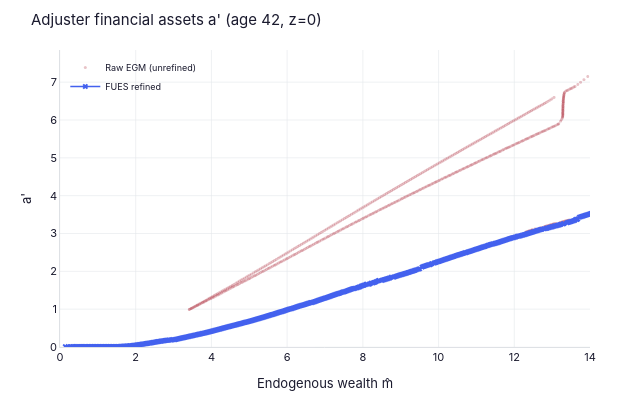
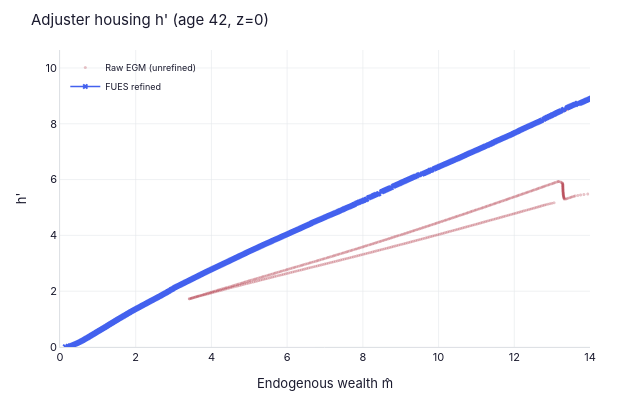
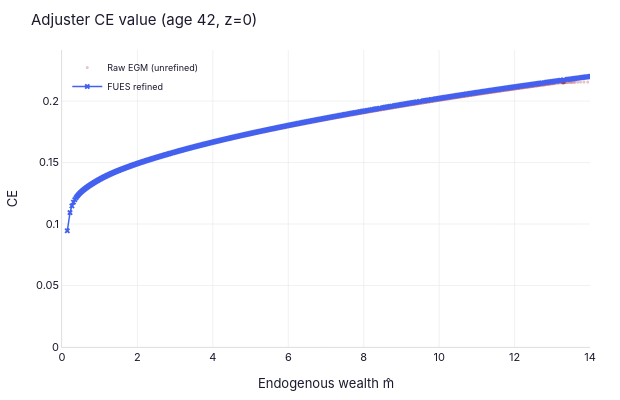

Here is the notebook cell these charts were saved with, in order:
### Code cell
# ── Interactive plotly (zoom/pan to inspect dense crossings) ──
try:
    from examples.durables.outputs import nb_plot_adjuster_egm_interactive
    fig_a, fig_h, fig_v = nb_plot_adjuster_egm_interactive(
        results['FUES']['nest'], results['FUES']['grids'], plot_t=42, i_z=0)
    fig_a.show()
    fig_h.show()
    fig_v.show()
except Exception as e:
    print(f'Interactive plots skipped: {e}')

### Figure 1 — Plotly figure (JSON) as saved in the notebook; plotly's stock layout.template omitted (floating-point values rounded to 4 significant figures; data arrays with more than 128 entries replaced by an {"elided": "..."} marker saying what was removed)
{"data": [{"marker": {"color": "#b23a48", "opacity": 0.3, "size": 3}, "mode": "markers", "name": "Raw EGM (unrefined)", "type": "scattergl", "x": {"elided": "1209 float values"}, "y": {"elided": "1209 float values"}}, {"line": {"color": "#4361ee", "width": 1.5}, "marker": {"color": "#4361ee", "size": 5, "symbol": "x"}, "mode": "lines+markers", "name": "FUES refined", "type": "scattergl", "x": {"elided": "584 float values"}, "y": {"elided": "584 float values"}}], "layout": {"dragmode": "zoom", "font": {"color": "#1a1a2e", "family": "Inter, Helvetica Neue, Arial, sans-serif", "size": 11}, "height": 400, "legend": {"bgcolor": "rgba(0,0,0,0)", "borderwidth": 0, "font": {"size": 9}, "x": 0.01, "y": 0.99}, "margin": {"b": 40, "l": 60, "r": 30, "t": 50}, "paper_bgcolor": "#ffffff", "plot_bgcolor": "#ffffff", "title": {"text": "Adjuster financial assets a' (age 42, z=0)"}, "width": 620, "xaxis": {"gridcolor": "#e5e7eb", "gridwidth": 0.6, "linecolor": "#d1d5db", "linewidth": 0.8, "range": [0, 14], "tickfont": {"color": "#1a1a2e"}, "title": {"font": {"color": "#1a1a2e"}, "text": "Endogenous wealth m̂"}, "zerolinecolor": "#e5e7eb"}, "yaxis": {"gridcolor": "#e5e7eb", "gridwidth": 0.6, "linecolor": "#d1d5db", "linewidth": 0.8, "rangemode": "tozero", "tickfont": {"color": "#1a1a2e"}, "title": {"font": {"color": "#1a1a2e"}, "text": "a'"}, "zerolinecolor": "#e5e7eb"}}}

### Figure 2 — Plotly figure (JSON) as saved in the notebook; plotly's stock layout.template omitted (floating-point values rounded to 4 significant figures; data arrays with more than 128 entries replaced by an {"elided": "..."} marker saying what was removed)
{"data": [{"marker": {"color": "#b23a48", "opacity": 0.3, "size": 3}, "mode": "markers", "name": "Raw EGM (unrefined)", "type": "scattergl", "x": {"elided": "1209 float values"}, "y": {"elided": "1209 float values"}}, {"line": {"color": "#4361ee", "width": 1.5}, "marker": {"color": "#4361ee", "size": 5, "symbol": "x"}, "mode": "lines+markers", "name": "FUES refined", "type": "scattergl", "x": {"elided": "584 float values"}, "y": {"elided": "584 float values"}}], "layout": {"dragmode": "zoom", "font": {"color": "#1a1a2e", "family": "Inter, Helvetica Neue, Arial, sans-serif", "size": 11}, "height": 400, "legend": {"bgcolor": "rgba(0,0,0,0)", "borderwidth": 0, "font": {"size": 9}, "x": 0.01, "y": 0.99}, "margin": {"b": 40, "l": 60, "r": 30, "t": 50}, "paper_bgcolor": "#ffffff", "plot_bgcolor": "#ffffff", "title": {"text": "Adjuster housing h' (age 42, z=0)"}, "width": 620, "xaxis": {"gridcolor": "#e5e7eb", "gridwidth": 0.6, "linecolor": "#d1d5db", "linewidth": 0.8, "range": [0, 14], "tickfont": {"color": "#1a1a2e"}, "title": {"font": {"color": "#1a1a2e"}, "text": "Endogenous wealth m̂"}, "zerolinecolor": "#e5e7eb"}, "yaxis": {"gridcolor": "#e5e7eb", "gridwidth": 0.6, "linecolor": "#d1d5db", "linewidth": 0.8, "rangemode": "tozero", "tickfont": {"color": "#1a1a2e"}, "title": {"font": {"color": "#1a1a2e"}, "text": "h'"}, "zerolinecolor": "#e5e7eb"}}}

### Figure 3 — Plotly figure (JSON) as saved in the notebook; plotly's stock layout.template omitted (floating-point values rounded to 4 significant figures; data arrays with more than 128 entries replaced by an {"elided": "..."} marker saying what was removed)
{"data": [{"marker": {"color": "#b23a48", "opacity": 0.3, "size": 3}, "mode": "markers", "name": "Raw EGM (unrefined)", "type": "scattergl", "x": {"elided": "1209 float values"}, "y": {"elided": "1209 float values"}}, {"line": {"color": "#4361ee", "width": 1.5}, "marker": {"color": "#4361ee", "size": 5, "symbol": "x"}, "mode": "lines+markers", "name": "FUES refined", "type": "scattergl", "x": {"elided": "584 float values"}, "y": {"elided": "584 float values"}}], "layout": {"dragmode": "zoom", "font": {"color": "#1a1a2e", "family": "Inter, Helvetica Neue, Arial, sans-serif", "size": 11}, "height": 400, "legend": {"bgcolor": "rgba(0,0,0,0)", "borderwidth": 0, "font": {"size": 9}, "x": 0.01, "y": 0.99}, "margin": {"b": 40, "l": 60, "r": 30, "t": 50}, "paper_bgcolor": "#ffffff", "plot_bgcolor": "#ffffff", "title": {"text": "Adjuster CE value (age 42, z=0)"}, "width": 620, "xaxis": {"gridcolor": "#e5e7eb", "gridwidth": 0.6, "linecolor": "#d1d5db", "linewidth": 0.8, "range": [0, 14], "tickfont": {"color": "#1a1a2e"}, "title": {"font": {"color": "#1a1a2e"}, "text": "Endogenous wealth m̂"}, "zerolinecolor": "#e5e7eb"}, "yaxis": {"gridcolor": "#e5e7eb", "gridwidth": 0.6, "linecolor": "#d1d5db", "linewidth": 0.8, "rangemode": "tozero", "tickfont": {"color": "#1a1a2e"}, "title": {"font": {"color": "#1a1a2e"}, "text": "CE"}, "zerolinecolor": "#e5e7eb"}}}
